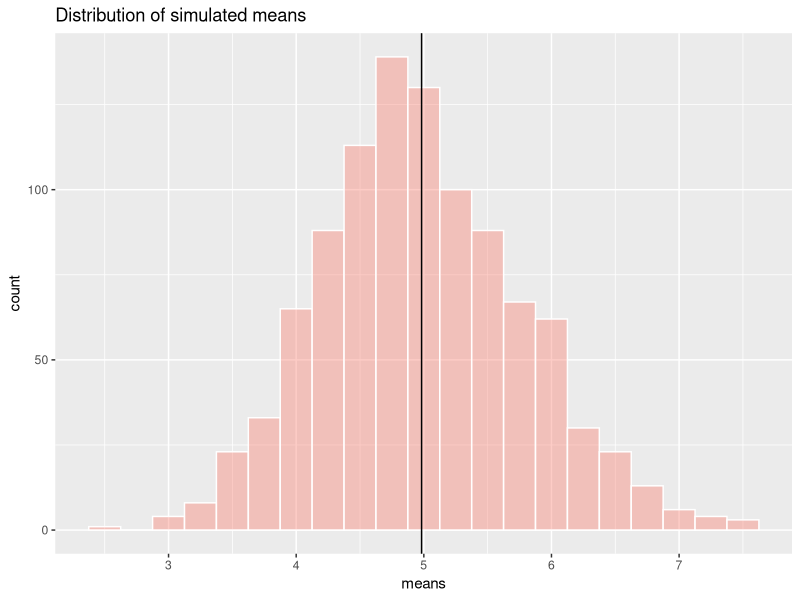
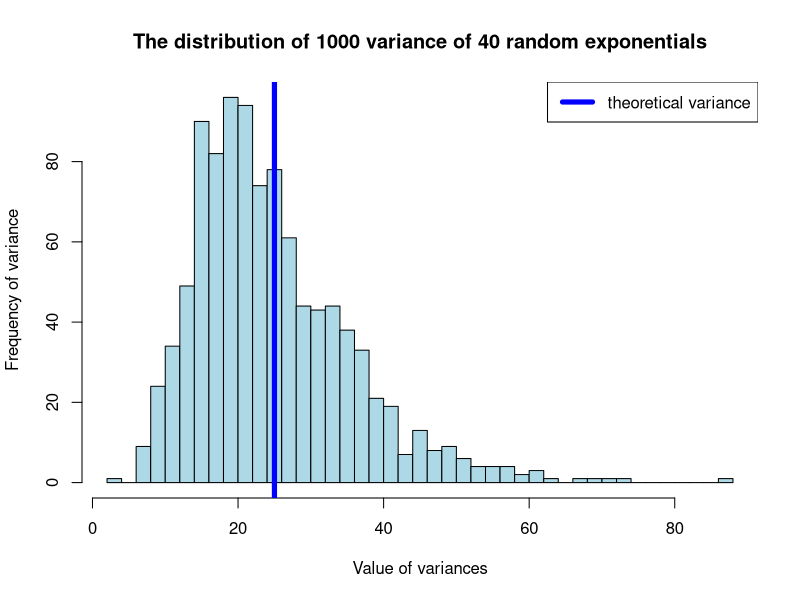
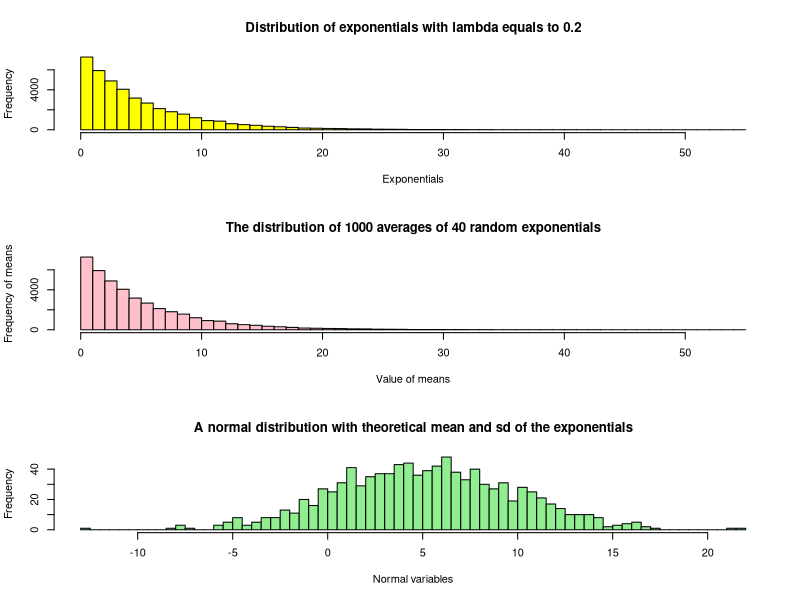

Here is the R script that generated these plots, in order:
## ---- chunk 1
#Load packages
library(dplyr, warn.conflicts = F)
library(ggplot2)

#Exponential function parameters
lambda <- 0.2
n <- 40
num.of.sim <- 1000

#set the seed
set.seed(119983)

#Create a 1000x40 matrix containing the results of the simulation
sim.distrib <- matrix(data=rexp(n * num.of.sim, lambda), nrow=num.of.sim)
## ---- chunk 2

#compute the mean for each of the 1000 simulations(rows)
sim_mns <- data.frame(means=apply(sim.distrib, 1, mean)) 
sim<-sim_mns

#Convert dataframe to tbl_df object for more convenient printing
sim_mns <- tbl_df(sim_mns)

#compute the mean of the simulated means
(mean_sim <- sim_mns %>% summarize(simulated.mean = mean(means)) %>% unlist())

#Sample Mean Distribution Plot
sim_mns  %>%
  ggplot(aes(x = means) ) + geom_histogram(alpha=0.4, binwidth= .25, fill = "salmon", col = "white") +
  geom_vline(xintercept = mean_sim, color="black", size = 0.5) +
  ggtitle("Distribution of simulated means")
## ---- chunk 3
Var.distrib <- apply(sim.distrib, 1, var)
hist(Var.distrib, breaks = 50, main = "The distribution of 1000 variance of 40 random exponentials", xlab = "Value of variances", ylab = "Frequency of variance", col = "light blue")
abline(v = (1/lambda)^2, lty = 1, lwd = 5, col = "blue")
legend("topright", lty = 1, lwd = 5, col = "blue", legend = "theoretical variance")

#Compute the variance of the sample means
sd.samp <- sim_mns  %>% select(means)  %>% unlist() %>%  sd()
(var.samp <- sd.samp ^ 2)

#Theoretical variance of the exponential distribution
(((1/lambda))/sqrt(40))^2
## ---- chunk 4
par(mfrow = c(3, 1))
hist(sim.distrib, breaks = 50, main = "Distribution of exponentials with lambda equals to 0.2", xlab = "Exponentials", col = "yellow")
hist(sim.distrib, breaks = 50, main = "The distribution of 1000 averages of 40 random exponentials", xlab = "Value of means", ylab = "Frequency of means", col = "pink")
simN <- rnorm(1000, mean = mean(sim.distrib), sd = sd(sim.distrib))
hist(simN, breaks = 50, main = "A normal distribution with theoretical mean and sd of the exponentials", xlab = "Normal variables", col = "light green")
